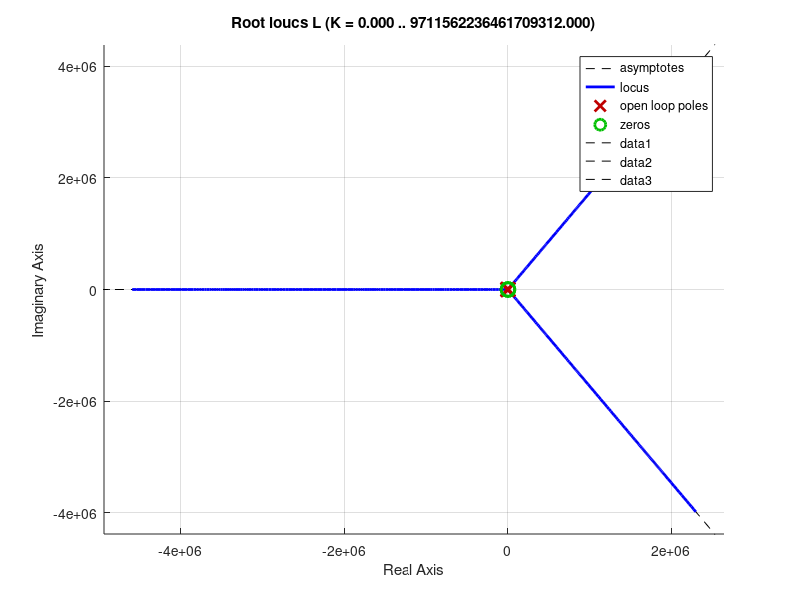

The MATLAB script that drew this image: (Note: this script raises an error after producing the figure.)
%% ECEN 4138 HW 8 Problem 5.26
% - Ian Faber

%% Housekeeping
clc; clear; close all;

%% Setup
zeta = 0.607;
theta = (pi/2 + asin(zeta):0.001:(3*pi/2)-asin(zeta));

wn = 4.5; % rad/s

t = -100:0.001:-wn*sqrt(1-zeta^2)*tan(zeta);

% Lead compensator
z1 = 6;
p1 = 5*z1;
K = 700;

% Lag compensator
z2 = 0.24;
p2 = 0.01;

alpha = (-1-10-p1-p2+z1+z2)/3;

%% Define L(s)

s = tf('s');

G = 10/(s*(s+1)*(s+10));
C = ((s+z1)^2*(s+z2))/((s+p1)^2*(s+p2));

% L1 = (10*(s+z1)^2*(s+z2))/(s*(s+1)*(s+10)*(s+p1)^2*(s+p2)); % L(s) for 5.20
L1 = G*C;

L = L1; % Choose root locus

%% Plot root locus
figure
hold on

rlocus(L)

% Rise time requirement
y = wn*sin(theta);
x = wn*cos(theta);
plot(x,y, 'k--');

% Overshoot requirement
z = tan(zeta)^-1*t;
a = plot(t,z, 'k--');
plot(t,-z,'k--')

b = xline(alpha, 'b--');

xlim([-1.5*p1, 10])
ylim([-30, 30])

legend([a,b], ["Performance Region", "Center of Asymptotes"], 'Location', 'best');

%% Simulate responses
C = K*C;
L = G*C;

T = minreal(feedback(L,1))

time = (0:0.001:100)';

figure
step(T); % Simulate step response

figure
resp = lsim(T, time, time); % Simulate ramp response
lsim(T, time, time)

disp(time(end) - resp(end));
